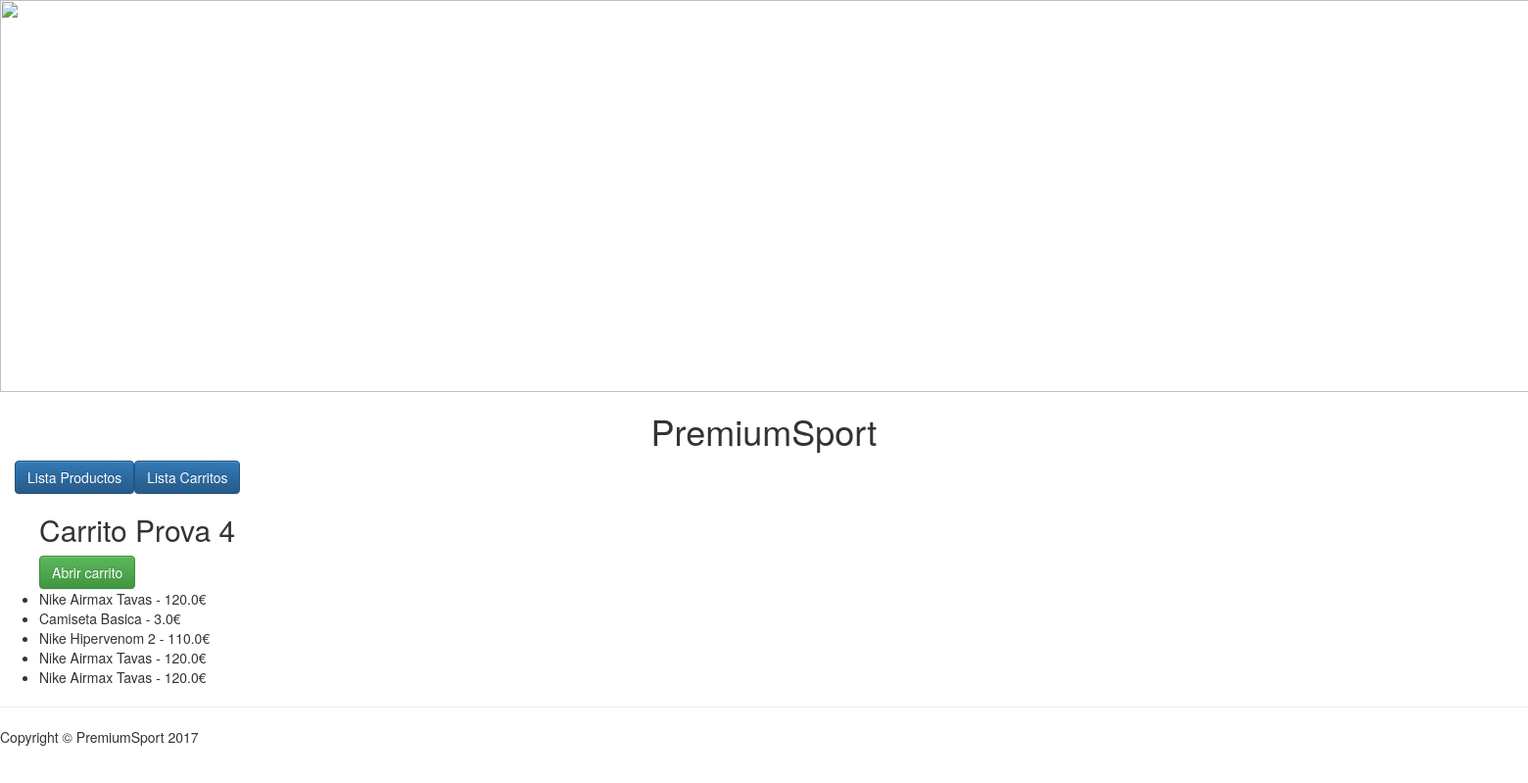
Page /carrito/6 on the committed database.
### productes/models.py (models this page shows, shortened)
class Detall(models.Model):
	producte = models.ForeignKey(Producte)
	carrito = models.ForeignKey(Carrito)
	quantitat = models.FloatField()

class Carrito(models.Model):
	nom = models.CharField(max_length=200,default=str(date.today()))
	obert = models.BooleanField(default=True)
	user = models.ForeignKey(User, blank=True, null=True)
	data = models.DateField(default=date.today())

class Producte(models.Model):
	nom = models.CharField(max_length=200)
	preu = models.FloatField(default=0.0)

### productes/views.py (the view)
# urls.py: url(r'^carrito/(?P<id>[0-9]+)$', carrito),
def carrito(request, id):
    template = loader.get_template('productes/carrito.html')
    carro = Carrito.objects.get(id=id)
    context = {
        'detalls': Detall.objects.filter(carrito=carro)
    }
    return HttpResponse(template.render(context, request))

### productes/templates/productes/carrito.html
{% extends "productes/base.html" %}
{% block content %}
<ul>
    {% for detall in detalls %}
	    {% if forloop.first %}
        	<h2>Carrito {{detall.carrito.nom}}</h2>
        {% if detall.carrito.obert == True%}
				<button class="btn btn-danger" type="button" onclick="location.href='/tancar'">Cerrar carrito</button>
				{%else%}
				<button class="btn btn-success" type="button" onclick="location.href='/abrir/{{detall.carrito.id}}'">Abrir carrito</button>
			{%endif%}
    	{%endif%}
    	<li>{{detall.producte.nom}} - {{detall.producte.preu}}€</li>
	{% empty %}
    	<li>No articles yet.</li>
	{% endfor %}
</ul>
{% endblock %}

### rows in the picture
Detall: carrito.nom "Prova 4", producte.nom "Nike Airmax Tavas", producte.preu "120.0"
Detall: producte.nom "Camiseta Basica", producte.preu "3.0"
Detall: producte.nom "Nike Hipervenom 2", producte.preu "110.0"
Detall: producte.nom "Nike Airmax Tavas", producte.preu "120.0"
Detall: producte.nom "Nike Airmax Tavas", producte.preu "120.0"
